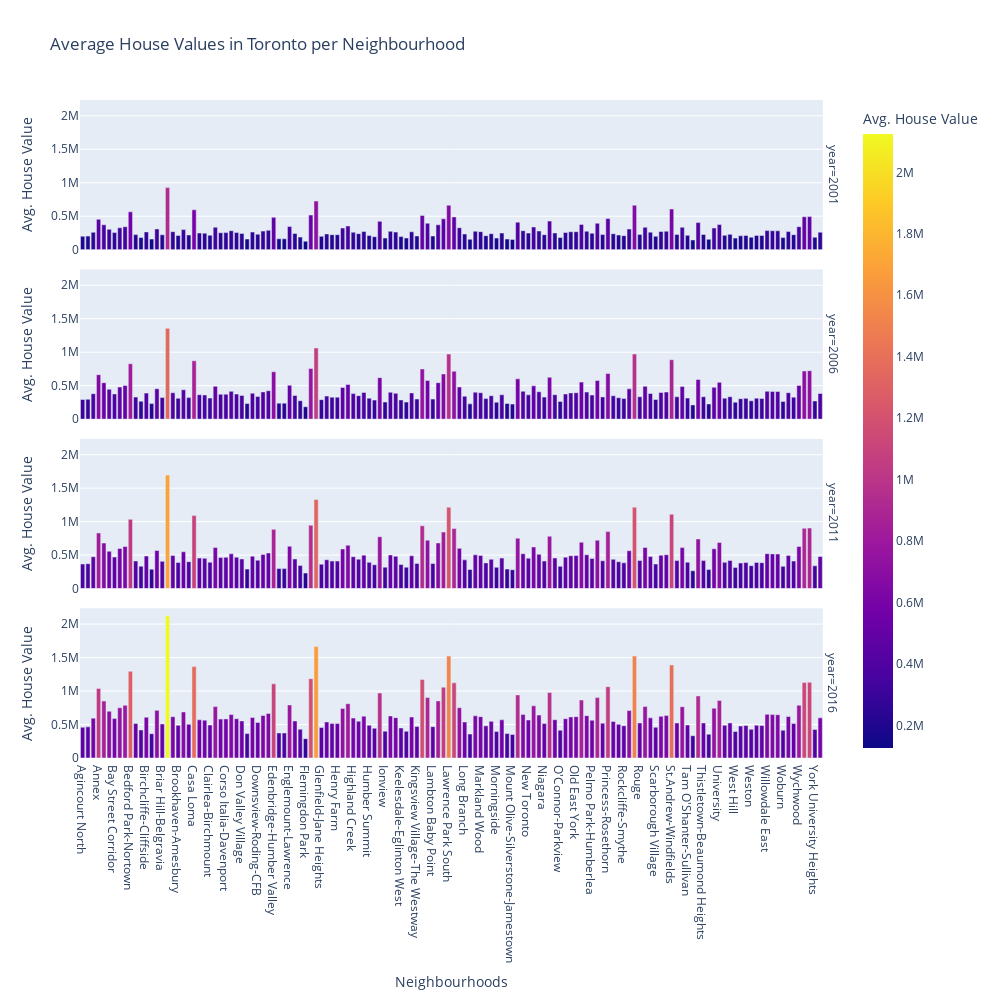

Here is the notebook cell this chart was saved with:
### Code cell
average_house_value_snapshot()

### Figure 1 — Plotly figure (JSON) as saved in the notebook; plotly's stock layout.template omitted (floating-point values rounded to 4 significant figures; data arrays with more than 128 entries replaced by an {"elided": "..."} marker saying what was removed)
{"data": [{"alignmentgroup": "True", "hovertemplate": "year=2001<br>Neighbourhoods=%{x}<br>Avg. House Value=%{marker.color}<extra></extra>", "legendgroup": "", "marker": {"color": {"elided": "140 int values"}, "coloraxis": "coloraxis", "pattern": {"shape": ""}}, "name": "", "offsetgroup": "", "orientation": "v", "showlegend": false, "textposition": "auto", "type": "bar", "x": {"elided": "140 str values"}, "xaxis": "x4", "y": {"elided": "140 int values"}, "yaxis": "y4"}, {"alignmentgroup": "True", "hovertemplate": "year=2006<br>Neighbourhoods=%{x}<br>Avg. House Value=%{marker.color}<extra></extra>", "legendgroup": "", "marker": {"color": {"elided": "140 int values"}, "coloraxis": "coloraxis", "pattern": {"shape": ""}}, "name": "", "offsetgroup": "", "orientation": "v", "showlegend": false, "textposition": "auto", "type": "bar", "x": {"elided": "140 str values"}, "xaxis": "x3", "y": {"elided": "140 int values"}, "yaxis": "y3"}, {"alignmentgroup": "True", "hovertemplate": "year=2011<br>Neighbourhoods=%{x}<br>Avg. House Value=%{marker.color}<extra></extra>", "legendgroup": "", "marker": {"color": {"elided": "140 int values"}, "coloraxis": "coloraxis", "pattern": {"shape": ""}}, "name": "", "offsetgroup": "", "orientation": "v", "showlegend": false, "textposition": "auto", "type": "bar", "x": {"elided": "140 str values"}, "xaxis": "x2", "y": {"elided": "140 int values"}, "yaxis": "y2"}, {"alignmentgroup": "True", "hovertemplate": "year=2016<br>Neighbourhoods=%{x}<br>Avg. House Value=%{marker.color}<extra></extra>", "legendgroup": "", "marker": {"color": {"elided": "140 int values"}, "coloraxis": "coloraxis", "pattern": {"shape": ""}}, "name": "", "offsetgroup": "", "orientation": "v", "showlegend": false, "textposition": "auto", "type": "bar", "x": {"elided": "140 str values"}, "xaxis": "x", "y": {"elided": "140 int values"}, "yaxis": "y"}], "layout": {"annotations": [{"font": {}, "showarrow": false, "text": "year=2016", "textangle": 90, "x": 0.98, "xanchor": "left", "xref": "paper", "y": 0.1138, "yanchor": "middle", "yref": "paper"}, {"font": {}, "showarrow": false, "text": "year=2011", "textangle": 90, "x": 0.98, "xanchor": "left", "xref": "paper", "y": 0.3712, "yanchor": "middle", "yref": "paper"}, {"font": {}, "showarrow": false, "text": "year=2006", "textangle": 90, "x": 0.98, "xanchor": "left", "xref": "paper", "y": 0.6288, "yanchor": "middle", "yref": "paper"}, {"font": {}, "showarrow": false, "text": "year=2001", "textangle": 90, "x": 0.98, "xanchor": "left", "xref": "paper", "y": 0.8862, "yanchor": "middle", "yref": "paper"}], "barmode": "relative", "coloraxis": {"colorbar": {"title": {"text": "Avg. House Value"}}, "colorscale": [[0, "#0d0887"], [0.1111, "#46039f"], [0.2222, "#7201a8"], [0.3333, "#9c179e"], [0.4444, "#bd3786"], [0.5556, "#d8576b"], [0.6667, "#ed7953"], [0.7778, "#fb9f3a"], [0.8889, "#fdca26"], [1, "#f0f921"]]}, "height": 1000, "legend": {"tracegroupgap": 0}, "title": {"text": "Average House Values in Toronto per Neighbourhood"}, "width": 1000, "xaxis": {"anchor": "y", "autorange": true, "domain": [0, 0.98], "range": [-0.5, 139.5], "title": {"text": "Neighbourhoods"}, "type": "category"}, "xaxis2": {"anchor": "y2", "autorange": true, "domain": [0, 0.98], "matches": "x", "range": [-0.5, 139.5], "showticklabels": false, "type": "category"}, "xaxis3": {"anchor": "y3", "autorange": true, "domain": [0, 0.98], "matches": "x", "range": [-0.5, 139.5], "showticklabels": false, "type": "category"}, "xaxis4": {"anchor": "y4", "autorange": true, "domain": [0, 0.98], "matches": "x", "range": [-0.5, 139.5], "showticklabels": false, "type": "category"}, "yaxis": {"anchor": "x", "autorange": true, "domain": [0, 0.2275], "range": [0, 2236000.0], "title": {"text": "Avg. House Value"}, "type": "linear"}, "yaxis2": {"anchor": "x2", "autorange": true, "domain": [0.2575, 0.485], "matches": "y", "range": [0, 2236000.0], "title": {"text": "Avg. House Value"}, "type": "linear"}, "yaxis3": {"anchor": "x3", "autorange": true, "domain": [0.515, 0.7425], "matches": "y", "range": [0, 2236000.0], "title": {"text": "Avg. House Value"}, "type": "linear"}, "yaxis4": {"anchor": "x4", "autorange": true, "domain": [0.7725, 1], "matches": "y", "range": [0, 2236000.0], "title": {"text": "Avg. House Value"}, "type": "linear"}}}
